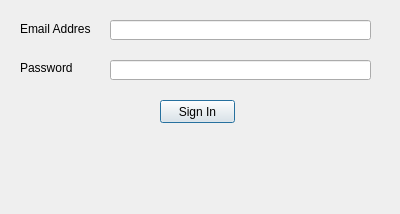
<?xml version="1.0" encoding="UTF-8"?>
<ui version="4.0">
 <class>Dialog</class>
 <widget class="QDialog" name="Dialog">
  <property name="geometry">
   <rect>
    <x>0</x>
    <y>0</y>
    <width>400</width>
    <height>214</height>
   </rect>
  </property>
  <property name="windowTitle">
   <string>Dialog</string>
  </property>
  <widget class="QLabel" name="label">
   <property name="geometry">
    <rect>
     <x>20</x>
     <y>13</y>
     <width>71</width>
     <height>31</height>
    </rect>
   </property>
   <property name="text">
    <string>Email Address</string>
   </property>
  </widget>
  <widget class="QLabel" name="label_2">
   <property name="geometry">
    <rect>
     <x>20</x>
     <y>60</y>
     <width>61</width>
     <height>16</height>
    </rect>
   </property>
   <property name="text">
    <string>Password</string>
   </property>
  </widget>
  <widget class="QPushButton" name="pushButtonSearch">
   <property name="geometry">
    <rect>
     <x>160</x>
     <y>100</y>
     <width>75</width>
     <height>23</height>
    </rect>
   </property>
   <property name="text">
    <string>Sign In</string>
   </property>
  </widget>
  <widget class="QLineEdit" name="lineEditEmailAddress">
   <property name="geometry">
    <rect>
     <x>110</x>
     <y>20</y>
     <width>261</width>
     <height>20</height>
    </rect>
   </property>
  </widget>
  <widget class="QLineEdit" name="lineEditPassword">
   <property name="geometry">
    <rect>
     <x>110</x>
     <y>60</y>
     <width>261</width>
     <height>20</height>
    </rect>
   </property>
   <property name="echoMode">
    <enum>QLineEdit::Password</enum>
   </property>
  </widget>
  <widget class="QLabel" name="labelResponse">
   <property name="geometry">
    <rect>
     <x>20</x>
     <y>160</y>
     <width>351</width>
     <height>31</height>
    </rect>
   </property>
   <property name="text">
    <string/>
   </property>
  </widget>
 </widget>
 <resources/>
 <connections/>
</ui>
